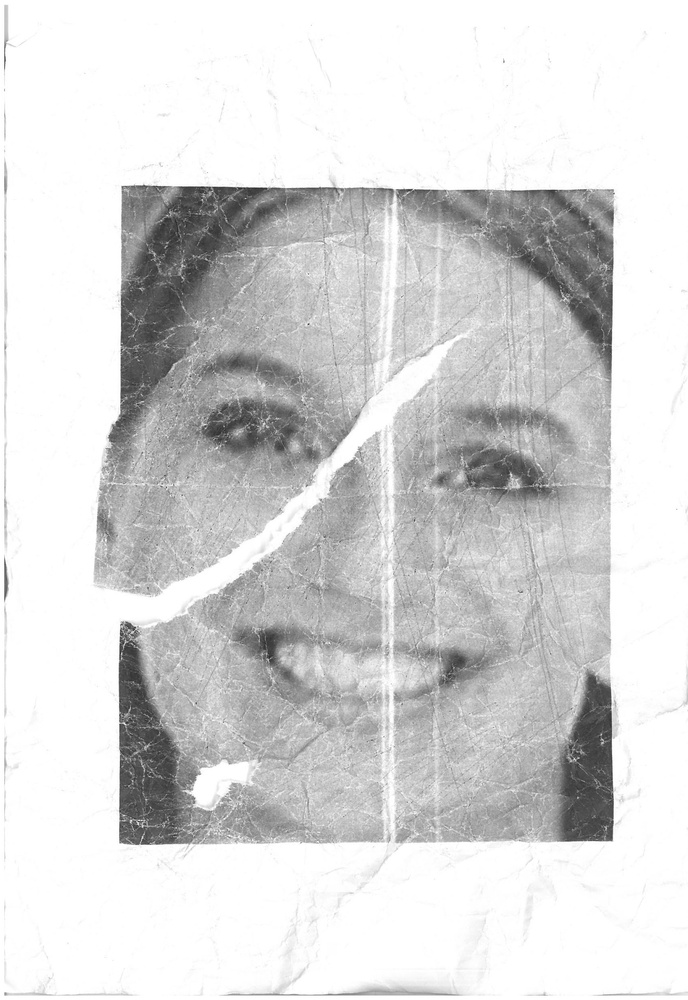
#> input picture 1.jpg, 688 x 1000 px, shrunk from 1705 x 2480 before the run
$ python Endpoint_detection.py
#> lines starting #> are read from the running program, lines starting #| are printed output that depends on the picture; after the words box and inside, x2 and y2 are one past the last pixel; in counts of white or black regions, pixels touching at a corner belong together
#קוד שכתבתי בעצמי לזיהוי חורים ע"י הפיכת התמונה לשחור לבן
#לא רלוונטי כל כך
import cv2
import numpy as np

#קריאת התמונה
img = cv2.imread("1.jpg")
#> img is the input picture: shape (1000, 688, 3); min 41, max 255, mean 214.8

# HSV המרה של התמונה לייצוג
#HSV_img = cv2.cvtColor(img, cv2.COLOR_BGR2HSV)

#חישוב הבהירות של כל פיקסל

img = np.array(img)
print(img)
#> (printed output is left out)

for i in range(len(img)):
    for j in range(len(img[0])):
            B=img[i][j][0]
            G=img[i][j][1]
            R=img[i][j][2]
            gray=0.299*R+0.587*G+0.114*B
            img[i][j]=[gray,gray,gray]
#> img: shape (1000, 688, 3); 19.48% of pixels changed, all inside (x1, y1, x2, y2) = (0, 0, 688, 1000)


print("----------------------------------------------------------------")
print(img)
#> (printed output is left out)

#הפיכת התמונה לשחור לבן
for i in range(len(img)):
    for j in range(len(img[0])):
         if img[i][j][0]<127:
              img[i][j]=[0,0,0]
         if img[i][j][0]>=127:
              img[i][j]=[255,255,255]
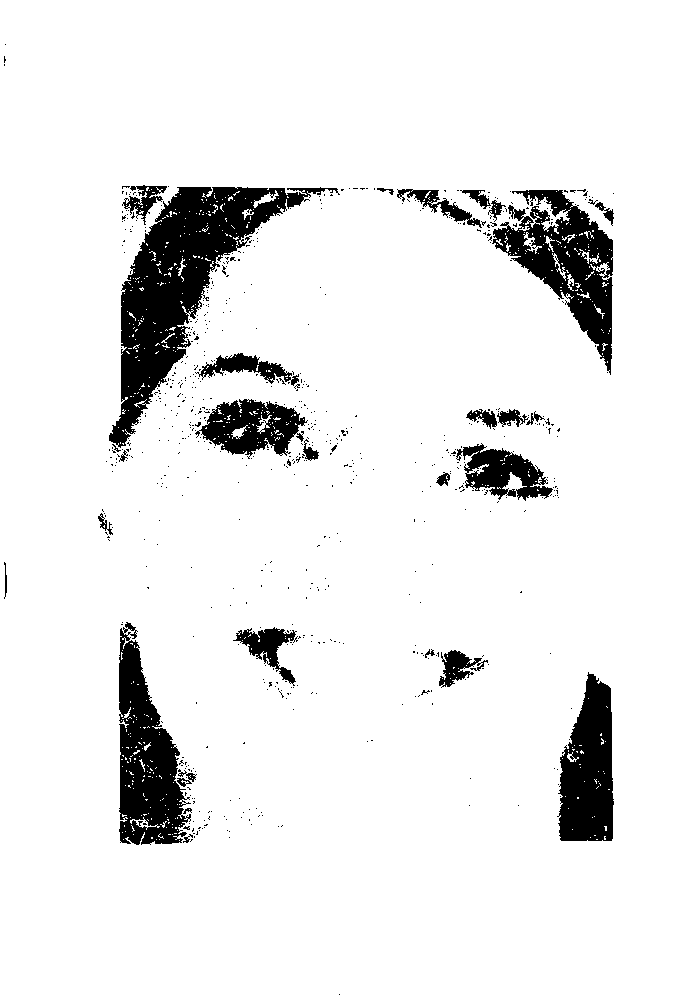
#> img: shape (1000, 688, 3); 91.8% white; 674 black regions (645 under 20 px), largest, box (x1, y1, x2, y2) and area: (109, 187, 340, 448) 17058, (119, 622, 191, 845) 8844, (492, 190, 613, 375) 8792

# [9 lines of commented-out code are left out]


cv2.imshow('IMAGE1',img)
cv2.waitKey(0)
cv2.destroyAllWindows()


rows=len(img)
#> rows = 1000
cols=len(img[0])
#> cols = 688
visited = np.full((len(img), len(img[0])), False) #מטריצת המתארת האם בדקתי את הפיקסל
#> visited: shape (1000, 688) bool; every value is 0
all_contours = [] #רשימת קווי המתאר
all_neighbors = [(-1, 0), (1, 0), (0, -1), (0, 1), (-1, -1), (-1, 1), (1, -1), (1, 1)]

for i in range(len(img)):
    for j in range(len(img[0])):
         #אם הפיקסל לבן ועוד לא ביקרתי בו
#> (the run stopped early here; a loop or call above may not have finished)

$ run again, with 2.jpg copied over 1.jpg
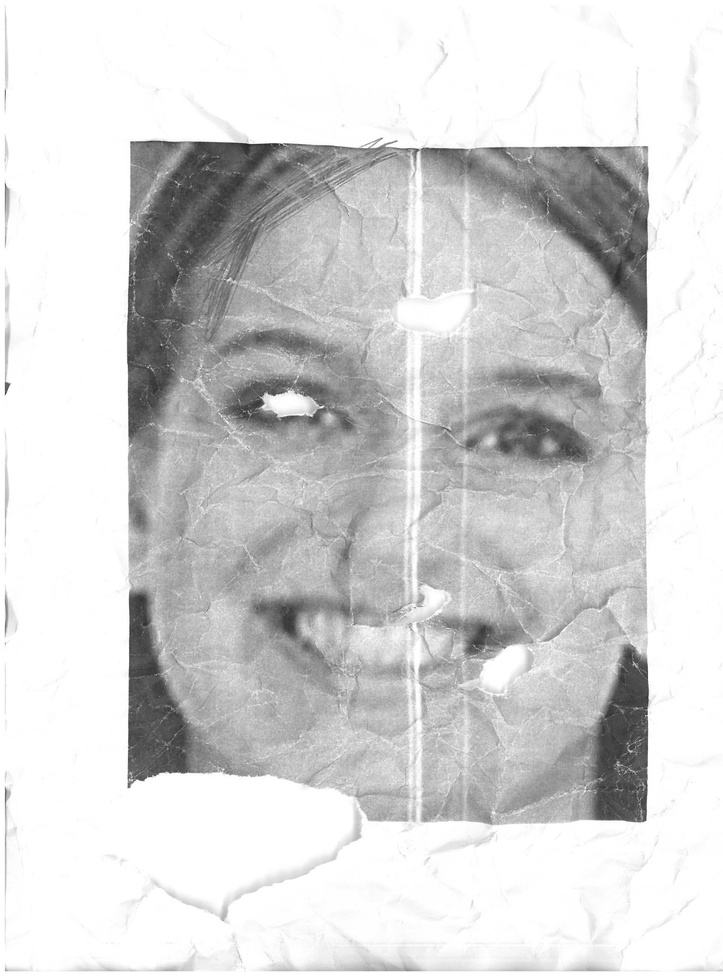
#> input picture 2.jpg, 723 x 976 px, shrunk from 1707 x 2303 before the run
#> img is the input picture: shape (976, 723, 3); min 31, max 255, mean 212.5
#> (printed output is left out)
#> (printed output is left out)
#> after the loop `for i in range(len(img)):`:
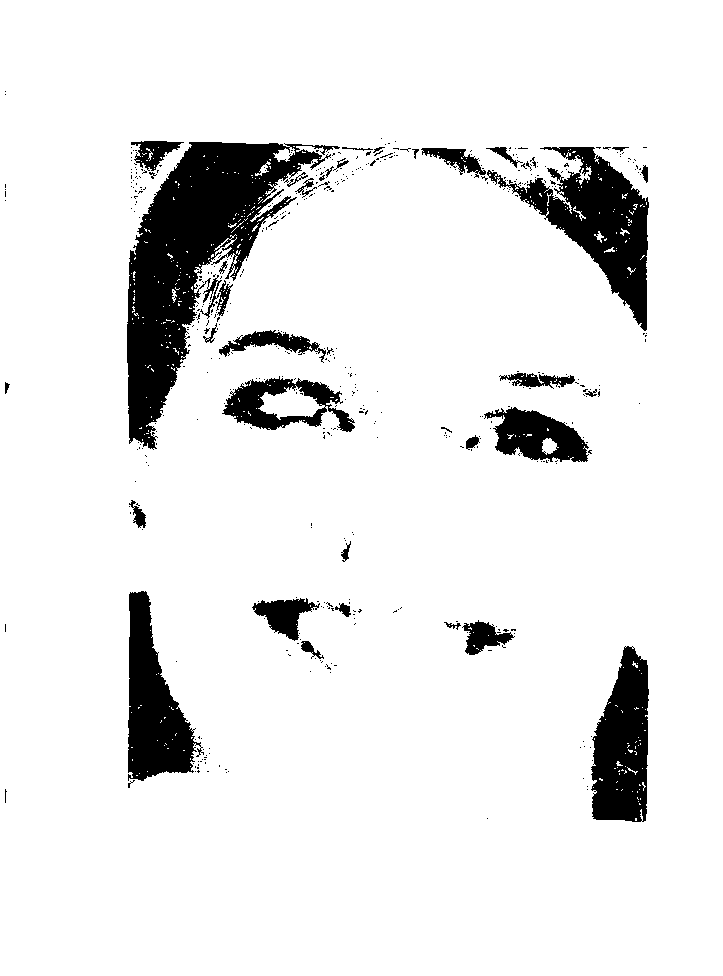
#> img: shape (976, 723, 3); 91% white; 501 black regions (463 under 20 px), largest, box (x1, y1, x2, y2) and area: (127, 142, 340, 450) 23247, (487, 147, 649, 331) 10246, (128, 591, 204, 781) 7531
#> rows = 976
#> cols = 723
#> visited: shape (976, 723) bool; every value is 0

$ run again, with 3.jpg copied over 1.jpg
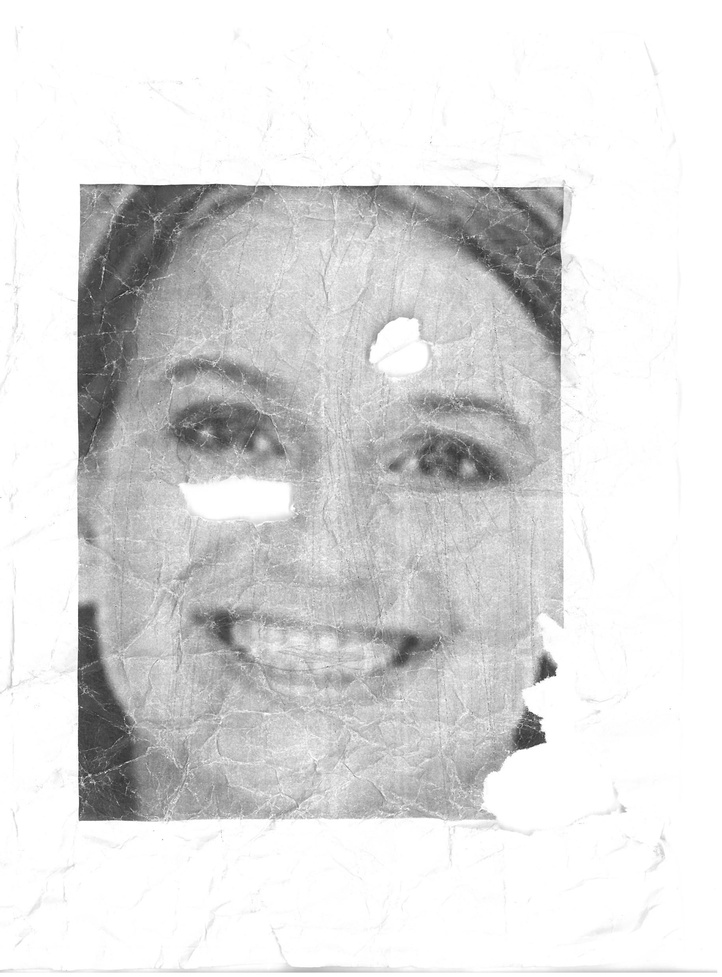
#> input picture 3.jpg, 722 x 977 px, shrunk from 1832 x 2480 before the run
#> img is the input picture: shape (977, 722, 3); min 39, max 255, mean 221.2
#> (printed output is left out)
#> (printed output is left out)
#> after the loop `for i in range(len(img)):`:
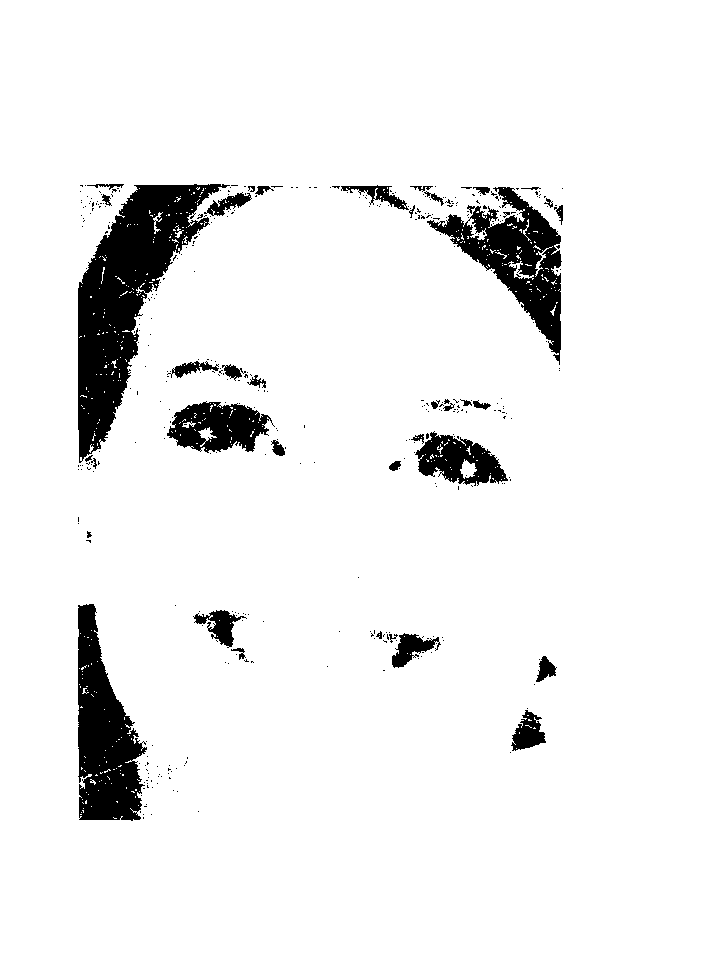
#> img: shape (977, 722, 3); 93.5% white; 406 black regions (367 under 20 px), largest, box (x1, y1, x2, y2) and area: (78, 184, 230, 463) 15880, (78, 604, 147, 821) 8938, (427, 187, 562, 365) 8005
#> rows = 977
#> cols = 722
#> visited: shape (977, 722) bool; every value is 0

$ run again, with 4.jpg copied over 1.jpg
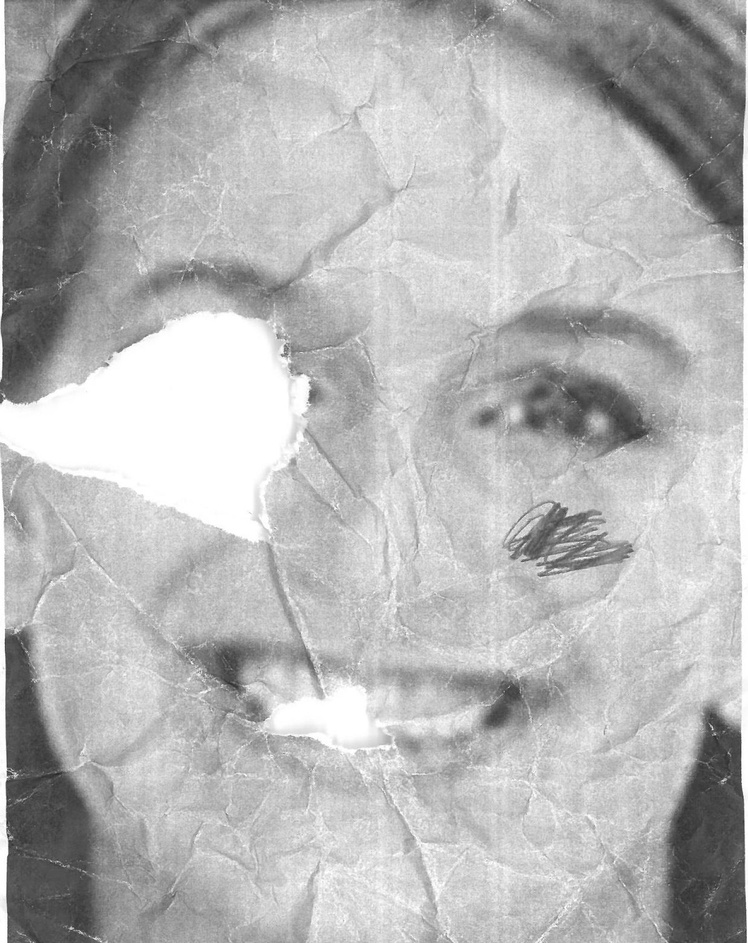
#> input picture 4.jpg, 748 x 943 px, shrunk from 1243 x 1568 before the run
#> img is the input picture: shape (943, 748, 3); min 33, max 255, mean 180.3
#> (printed output is left out)
#> (printed output is left out)
#> after the loop `for i in range(len(img)):`:
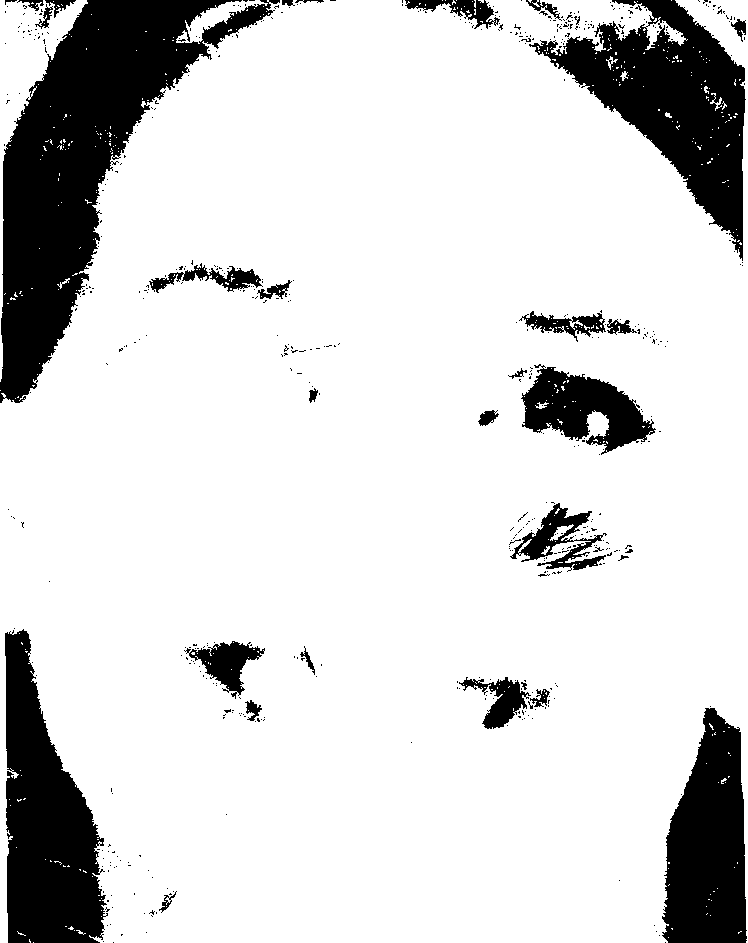
#> img: shape (943, 748, 3); 83.8% white; 550 black regions (518 under 20 px), largest, box (x1, y1, x2, y2) and area: (0, 0, 280, 403) 39340, (529, 0, 746, 261) 21743, (5, 629, 108, 943) 19826
#> rows = 943
#> cols = 748
#> visited: shape (943, 748) bool; every value is 0
